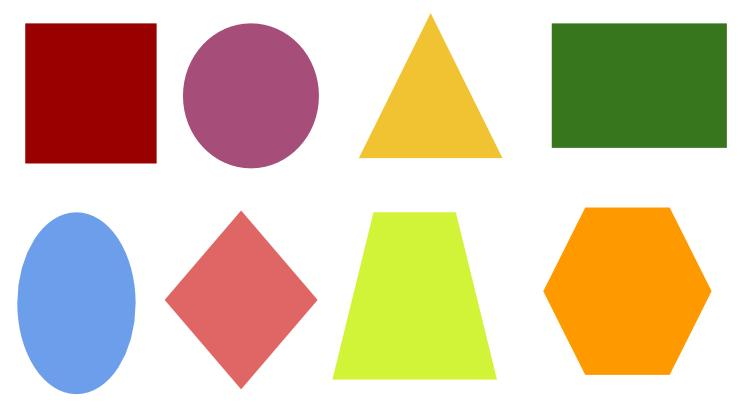
#> input picture resources/shapes_small.jpg, 745 x 420 px
$ python contours.py
#> lines starting #> are read from the running program, lines starting #| are printed output that depends on the picture; after the words box and inside, x2 and y2 are one past the last pixel; in counts of white or black regions, pixels touching at a corner belong together
### joining_images.py
import cv2
import numpy as np


def stackImages(scale,imgArray):
    rows = len(imgArray)
    cols = len(imgArray[0])
    rowsAvailable = isinstance(imgArray[0], list)
    width = imgArray[0][0].shape[1]
    height = imgArray[00][0].shape[0]
    if rowsAvailable:
        for x in range(0,rows):
            for y in range(0,cols):
                if imgArray[x][y].shape[:2] == imgArray[0][0].shape[:2]:
                    imgArray[x][y] = cv2.resize(imgArray[x][y], (0,0),None,scale,scale)
                else:
                    imgArray[x][y] = cv2.resize(imgArray[x][y],(imgArray[0][0].shape[1],imgArray[0][0].shape[0]))
                if len(imgArray[x][y].shape) == 2: imgArray[x][y] = cv2.cvtColor(imgArray[x][y],imgArray[0][0].shape[2])
        imgBlank = np.zeros((height,width,3),np.uint8)
        hor = [imgBlank]*rows
        hor_con = [imgBlank]*rows
        for x in range(0,rows):
            hor[x] = np.hstack(imgArray[x])
        ver = np.vstack(hor)
    else:
        for x in range(0,rows):
            if imgArray[x].shape[:2] == imgArray[0].shape[:2]:
                imgArray[x] = cv2.resize(imgArray[x], (0, 0), None, scale, scale)
            else:
                imgArray[x] = cv2.resize(imgArray[x], (imgArray[0].shape[1], imgArray[0].shape[0]))
            if len(imgArray[x].shape) == 2: imgArray[x] = cv2.cvtColor(imgArray[x], imgArray[0].shape[2])
        hor = np.hstack(imgArray)
        ver = hor
    return  ver


# [8 lines of commented-out code are left out]

### contours.py
import cv2
import numpy as np
from joining_images import stackImages


def getContoours(img, imgContour):
    contours, hierarcy = cv2.findContours(img, cv2.RETR_CCOMP, cv2.CHAIN_APPROX_NONE)
    print(f"Number of counters:{len(contours)}")
    for cnt in contours:
        area = cv2.contourArea(cnt)
        print(f'\narea={area}')
        if area > 0:

            peri = cv2.arcLength(cnt, True)
            # print(peri)
            approx = cv2.approxPolyDP(cnt, 0.02 * peri, True)
            cv2.drawContours(imgContour, cnt, -1, (255, 0, 0), 3)
            print(len(approx))
            objCor = len(approx)
            x, y, w, h = cv2.boundingRect(approx)
            if objCor == 3: objectType = "Tri"
            elif objCor == 4:
                aspratio = w/float(h)
                if aspratio > 0.95 and aspratio < 1.05: objectType ="Square"
                else: objectType = "Rect"
            elif objCor == 8:
                objectType = "Circle"
            elif objCor == 6:
                objectType = "Hex"
            else:
                objectType = None

            #cv2.rectangle(imgContour, (x, y), (x + w, y + h), (0, 155, 0), 2)
            cv2.putText(imgContour,f"{objCor}{objectType}",
                        (x + int(w / 2) - 10, y + int(h / 2) - 10), cv2.FONT_HERSHEY_SIMPLEX,
                        0.7, (0, 0, 0), 2)

path = "resources/shapes_small.jpg"
img = cv2.imread(path)
#> img is the input picture: shape (420, 745, 3); mean B, G, R 172.4, 199.9, 217.5
imgContour = img.copy()
imgContour2 = img.copy()
imgBlur = cv2.bilateralFilter(img, d=7, sigmaColor=75, sigmaSpace=75)
imgGray = cv2.cvtColor(imgBlur, cv2.COLOR_BGR2GRAY)
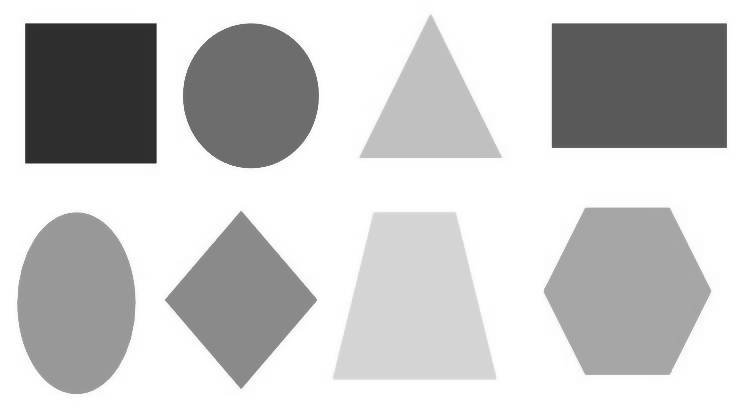
#> imgGray: shape (420, 745); min 45, max 255, mean 202.1
imgthresh = cv2.adaptiveThreshold(imgGray,255,cv2.ADAPTIVE_THRESH_GAUSSIAN_C,
                                  cv2.THRESH_BINARY,11,2)
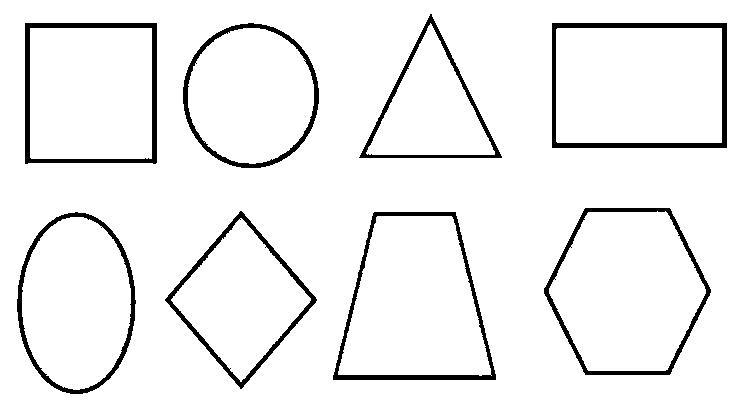
#> imgthresh: shape (420, 745); 94.4% white; 8 black regions, largest, box (x1, y1, x2, y2) and area: (552, 23, 727, 148) 2787, (25, 23, 157, 164) 2507, (333, 212, 496, 380) 2374

#cv2.resize(imgthresh,(img.shape[1],img.shape[0]))
imgCanny = cv2.Canny(imgBlur, 50, 50)
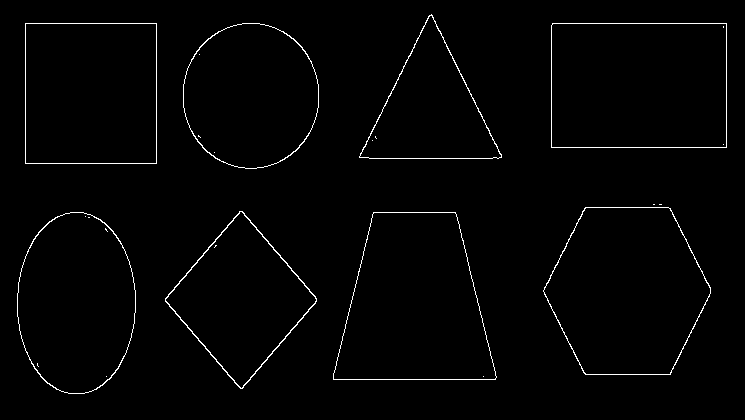
#> imgCanny: shape (420, 745); 1.5% white in thin lines or dots, all inside (x1, y1, x2, y2) = (17, 14, 727, 394)
getContoours(imgCanny,imgContour)
#> in getContoours, `contours, hierarcy = cv2.findContours(img, cv2.RETR_CCOMP, cv2.CHAIN_A..`: contours = 32 contours, 16 with area under 20; largest, box (x1, y1, x2, y2) and area: (551, 23, 727, 148) 21698, (551, 23, 727, 148) 21696, (543, 207, 711, 375) 21164, (543, 207, 711, 375) 21052, (333, 212, 497, 380) 20604
#| Number of counters:32
#> the loop in getContoours, `for cnt in contours:` made 32 passes
#> (area, peri, approx, objCor, x, y, w, h) on passes 8, 9, 12, 13, 25, 26, 29: (20604, 612, [[373, 212], [333, 379], [495, 379], [455, 212]], 4, 333, 212, 163, 168), (20599, 609.6, [[374, 212], [456, 214], [494, 379], [333, 378]], 4, 333, 212, 162, 168), (13815.5, 482, [[239, 211], [165, 301], [242, 388], [316, 298]], 4, 165, 211, 152, 178), (13516.5, 479.7, [[240, 211], [316, 299], [241, 388], [165, 300]], 4, 165, 211, 152, 178), (21698.5, 597.4, [[552, 23], [551, 147], [726, 147], [726, 23]], 4, 551, 23, 176, 125), (21696.5, 595.1, [[551, 25], [725, 23], [726, 146], [552, 147]], 4, 551, 23, 176, 125), (18340, 542, [[25, 23], [25, 163], [156, 163], [156, 23]], 4, 25, 23, 132, 141)
#> (area, peri, approx, objCor, x, y, w, h) on passes 31 to 32: (10484.5, 489.1, [[431, 14], [359, 157], [501, 157]], 3, 359, 14, 143, 144), (10381.5, 485.9, [[430, 15], [498, 158], [359, 156]], 3, 359, 15, 140, 144)
#| area=0.0
#| area=0.0
#| area=0.0
#| area=0.5
#| 4
#| area=1.0
#| 5
#| area=0.0
#| area=0.0
#| area=20604.0
#> (further printed lines are left out)
#> after the loop in getContoours, `for cnt in contours:`:
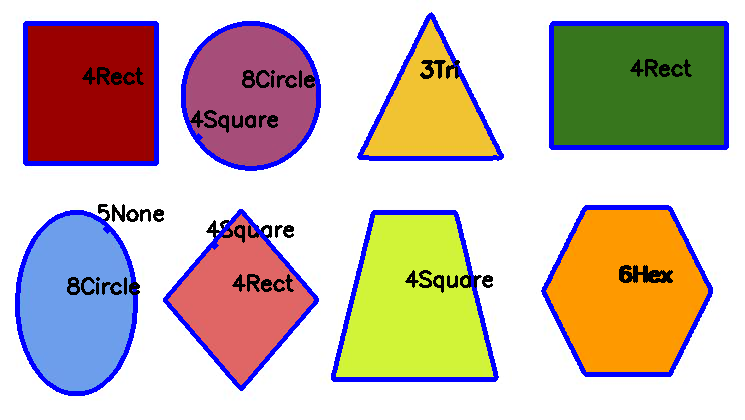
#> imgContour: shape (420, 745, 3); 8.27% of pixels changed, all inside (x1, y1, x2, y2) = (15, 12, 729, 396)
getContoours(imgthresh,imgContour2)
#> in getContoours (call 2), `contours, hierarcy = cv2.findContours(img, cv2.RETR_CCOMP, cv2.CHAIN_A..`: contours = 25 contours, 8 with area under 20; largest, box (x1, y1, x2, y2) and area: (0, 0, 745, 420) 311736, (551, 22, 728, 149) 22174, (543, 207, 712, 376) 21359, (332, 211, 497, 381) 21018, (556, 28, 722, 143) 18809
#| Number of counters:25
#> the loop in getContoours (call 2), `for cnt in contours:` made 25 passes
#> (area, peri, approx, objCor, x, y, w, h) on passes 1, 7, 11, 15, 17, 18, 20: (11481.5, 459, [[240, 218], [171, 300], [241, 381], [310, 298]], 4, 171, 218, 140, 164), (18082, 588.7, [[377, 216], [338, 374], [491, 375], [452, 217]], 4, 338, 216, 154, 160), (18809, 556.8, [[556, 29], [557, 142], [721, 142], [721, 28]], 4, 556, 28, 166, 115), (15727.5, 503.1, [[30, 28], [30, 157], [151, 158], [151, 28]], 4, 30, 28, 122, 131), (311736, 2326, [[0, 0], [0, 419], [744, 419], [744, 0]], 4, 0, 0, 745, 420), (21018.5, 616.2, [[374, 211], [456, 212], [495, 380], [332, 379]], 4, 332, 211, 164, 170), (13845.5, 486.5, [[240, 210], [317, 299], [241, 389], [164, 300]], 4, 164, 210, 154, 180)
#> (area, peri, approx, objCor, x, y, w, h) on passes 16, 25: (8518, 445.5, [[430, 23], [366, 153], [494, 154]], 3, 366, 23, 129, 132), (10589.5, 493.1, [[430, 13], [501, 158], [358, 157]], 3, 358, 13, 144, 146)
#> (printed output is left out)
#> after the loop in getContoours (call 2), `for cnt in contours:`:
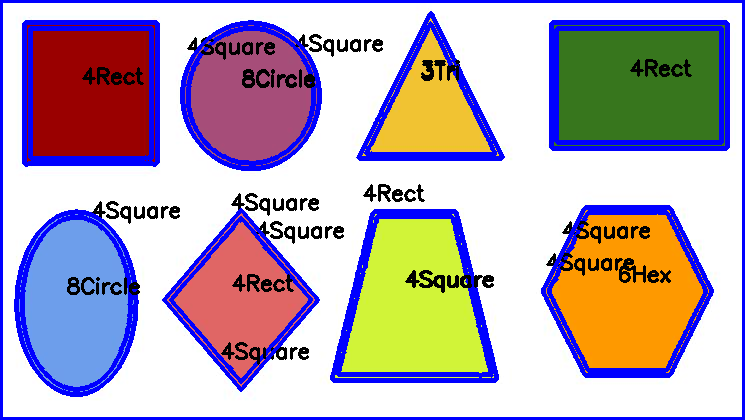
#> imgContour: shape (420, 745, 3); mean B, G, R 182.9, 168.7, 182
imgBlank = np.zeros_like(img)
imgStack = stackImages(0.6, ([img, imgthresh, imgGray],
                             [imgCanny, imgContour, imgContour2]))
#> after the loop in stackImages, `for x in range(0,rows):`: hor = 2 items
#> in stackImages, `ver = np.vstack(hor)`:
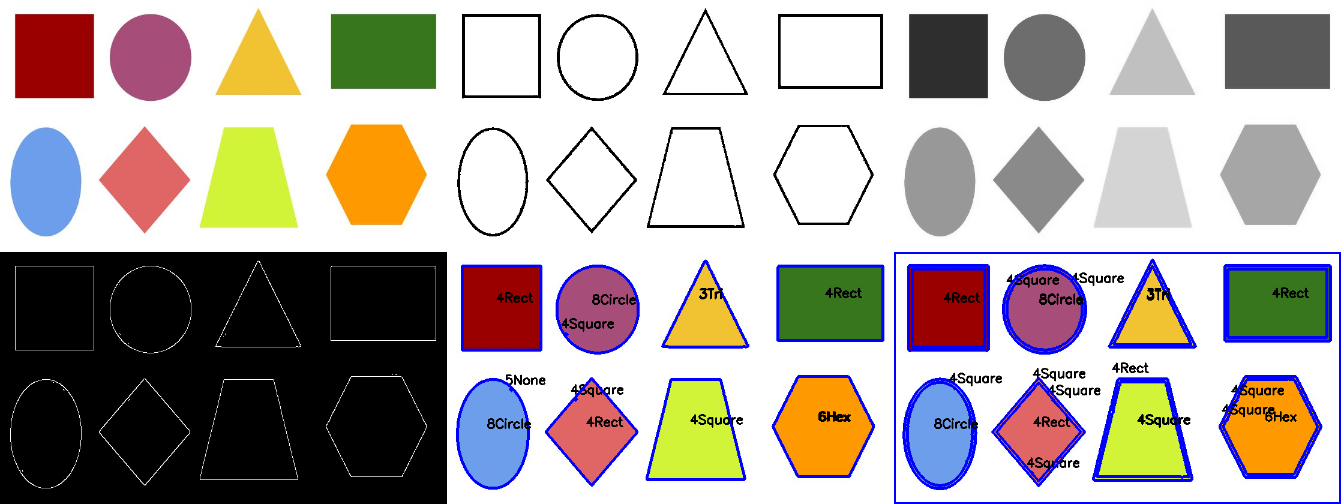
#> ver: shape (504, 1341, 3); mean of channels 0, 1, 2 163, 166.6, 174.3; drawn as B, G, R

cv2.imshow("Stack", imgStack)
cv2.waitKey(0)
